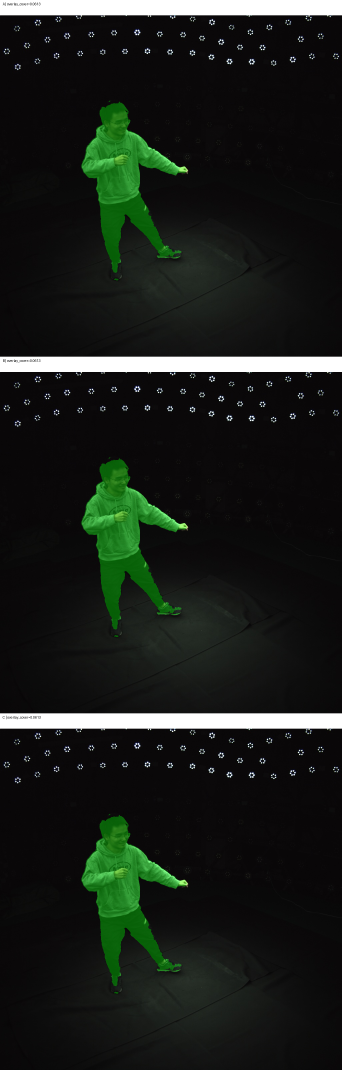
#> input picture logs/modal_phase4/compare_pack/compare_overlay_val_e011_step004212.png, 1024 x 3210 px, given in place of weight_native.png, which was not available (shown at 1/3 size)
$ python measure_point_support.py --compare_dir ../../logs/modal_phase4/compare_pack
#> lines starting #> are read from the running program, lines starting #| are printed output that depends on the picture
### scripts/orig_vggt_stepcurve_probe/common.py
from __future__ import annotations

import hashlib
import json
import math
from pathlib import Path
from typing import Iterable

from scripts.orig_vggt_one_step_probe.common import (
    DEFAULT_GHOST_PEAK_MIN_REL,
    DEFAULT_MODAL_MAX_RETRIES,
    DEFAULT_MODAL_OUT_VOLUME,
    DEFAULT_MODAL_RETRY_SLEEP_SEC,
    DEFAULT_MODAL_SCRIPT,
    DEFAULT_REMOTE_ZJU_ROOT,
    REPO_ROOT,
    frame_tag,
    parse_on_off,
    profile_metadata,
    remote_geom_subdir,
    to_volume_path,
)
from scripts.orig_vggt_viewcount.common import (
    DEFAULT_ZJU_ROOT,
    VIEW_PROFILES,
    infer_mask_path,
    sanitize_tag,
    split_tokens,
    write_json,
    write_text,
)


DEFAULT_OUT_ROOT = REPO_ROOT / "logs" / "modal_phase5" / "orig_vggt_stepcurve_probe"
DEFAULT_REPORTS_DIR = REPO_ROOT / "logs" / "modal_phase5" / "reports"
DEFAULT_REMOTE_OUT_ROOT = "/mnt/out/logs/modal_phase5/orig_vggt_stepcurve_probe"
DEFAULT_TRAIN_PROFILES = ["12src_nested", "6src_hist"]
REFERENCE_PROFILE = "23cam_fullset"
DEFAULT_STEP_HORIZONS = [1, 2, 4, 8, 16]
DEFAULT_ALL_STEPS = [0, 1, 2, 4, 8, 16]
TASK_STATUS_VALUES = ["pending", "in_progress", "completed", "failed", "blocked"]

DEFAULT_SUPPORT_THRESHOLD_FLOOR = 0.15
DEFAULT_SUPPORT_PEAK_MIN_REL = 0.35
DEFAULT_SUPPORT_PEAK_SMOOTH_K = 11
DEFAULT_SUPPORT_EPS = 0.002
DEFAULT_GHOST_EPS = 0.02


# [33 lines left out: functions parse_profiles, parse_step_horizons, profile_tag, not called in this run]


def step_tag(step: int) -> str:
    return f"step{int(step):04d}"


# [21 lines left out: functions step_dirs, profile_dirs, not called in this run]


def compare_dir(out_root: Path, profile: str, step: int) -> Path:
    return step_dirs(out_root, profile, step)["compare"]


def train_dir(out_root: Path, profile: str, step: int) -> Path:
    return step_dirs(out_root, profile, step)["train"]


# [16 lines left out: functions fmt_num, ensure_parent, not called in this run]


def load_json(path: str | Path) -> dict:
    with Path(path).open("r", encoding="utf-8") as f:
        return json.load(f)


# [25 lines left out: functions load_jsonl, to_float, to_int, not called in this run]


def normalize_path(value: str | Path) -> str:
    return str(Path(value)).replace("\\", "/")


# [11 lines left out: function resolve_local_zju_path, not called in this run]


def stable_hash(payload: object) -> str:
    blob = json.dumps(payload, ensure_ascii=False, sort_keys=True, separators=(",", ":"))
    return hashlib.sha256(blob.encode("utf-8")).hexdigest()


# [47 lines left out: function build_task_specs, not called in this run]


__all__ = [
    "DEFAULT_ALL_STEPS",
    "DEFAULT_GHOST_EPS",
    "DEFAULT_GHOST_PEAK_MIN_REL",
    "DEFAULT_MODAL_MAX_RETRIES",
    "DEFAULT_MODAL_OUT_VOLUME",
    "DEFAULT_MODAL_RETRY_SLEEP_SEC",
    "DEFAULT_MODAL_SCRIPT",
    "DEFAULT_OUT_ROOT",
    "DEFAULT_REMOTE_OUT_ROOT",
    "DEFAULT_REMOTE_ZJU_ROOT",
    "DEFAULT_REPORTS_DIR",
    "DEFAULT_STEP_HORIZONS",
    "DEFAULT_SUPPORT_EPS",
    "DEFAULT_SUPPORT_PEAK_MIN_REL",
    "DEFAULT_SUPPORT_PEAK_SMOOTH_K",
    "DEFAULT_SUPPORT_THRESHOLD_FLOOR",
    "DEFAULT_TRAIN_PROFILES",
    "DEFAULT_ZJU_ROOT",
    "REFERENCE_PROFILE",
    "REPO_ROOT",
    "TASK_STATUS_VALUES",
    "build_task_specs",
    "compare_dir",
    "ensure_parent",
    "fmt_num",
    "frame_tag",
    "infer_mask_path",
    "load_json",
    "load_jsonl",
    "normalize_path",
    "parse_on_off",
    "parse_profiles",
    "parse_step_horizons",
    "profile_dirs",
    "profile_metadata",
    "profile_tag",
    "remote_geom_subdir",
    "resolve_local_zju_path",
    "sanitize_tag",
    "stable_hash",
    "step_dirs",
    "step_tag",
    "to_float",
    "to_int",
    "to_volume_path",
    "train_dir",
    "write_json",
    "write_text",
]

### scripts/orig_vggt_stepcurve_probe/measure_point_support.py
from __future__ import annotations

import argparse
import json
import sys
from pathlib import Path

import cv2
import numpy as np
from PIL import Image, ImageDraw


REPO_ROOT = Path(__file__).resolve().parents[2]
if str(REPO_ROOT) not in sys.path:
    sys.path.insert(0, str(REPO_ROOT))

from scripts.orig_vggt_stepcurve_probe.common import (  # noqa: E402
    DEFAULT_ZJU_ROOT,
    DEFAULT_SUPPORT_PEAK_MIN_REL,
    DEFAULT_SUPPORT_PEAK_SMOOTH_K,
    DEFAULT_SUPPORT_THRESHOLD_FLOOR,
    fmt_num,
    infer_mask_path,
    load_json,
    normalize_path,
    resolve_local_zju_path,
    to_float,
    write_json,
)
from tools.score_ghosting_from_cat_pred import _count_peaks, _smooth_1d  # noqa: E402


# [10 lines left out: function _normalize_mask01, not called in this run]


def _weight_support_map(compare_dir: Path) -> tuple[np.ndarray, np.ndarray]:
    path = compare_dir / "weight_native.png"
    with Image.open(str(path)).convert("RGB") as img:
#> img is the input picture: PIL image 1024x3210 RGB; mean R, G, B 25.4, 30.7, 25.1
        rgb = np.asarray(img, dtype=np.float32) / 255.0
    return rgb, rgb[:, :, 1]


# [7 lines left out: function _split_triptych_left_mask, not called in this run]


def _load_subject_mask(compare_dir: Path, local_zju_root: Path) -> tuple[np.ndarray, str]:
    report = load_json(compare_dir / "report.json")
    meta = report.get("meta", {})
    candidates: list[Path] = []
    tgt_mask_path = str(meta.get("tgt_mask_path", "")).strip()
    if tgt_mask_path:
        candidates.append(resolve_local_zju_path(tgt_mask_path, local_zju_root))
    tgt_img_path = str(meta.get("tgt_image_path", "")).strip()
    if tgt_img_path:
        local_img = resolve_local_zju_path(tgt_img_path, local_zju_root)
        guessed = infer_mask_path(local_img)
        if guessed is not None:
            candidates.append(guessed)

    for cand in candidates:
        if cand.is_file():
            with Image.open(str(cand)).convert("L") as img:
                mask = _normalize_mask01(np.asarray(img, dtype=np.float32))
            return mask, f"gt_mask:{normalize_path(cand)}"

    return _split_triptych_left_mask(compare_dir), "ghost_triplet_left_panel"


# [25 lines left out: functions _resize01, _bbox_from_binary, _draw_bbox, not called in this run]


def _load_rgb01(path: Path) -> np.ndarray:
    with Image.open(str(path)).convert("RGB") as img:
        return np.asarray(img, dtype=np.float32) / 255.0


# [16 lines left out: function _masked_error_metrics, not called in this run]


def main() -> None:
    ap = argparse.ArgumentParser("measure_point_support")
    ap.add_argument("--compare_dir", required=True)
    ap.add_argument("--local_zju_root", default=str(DEFAULT_ZJU_ROOT))
    ap.add_argument("--support_threshold_abs", default="auto")
    ap.add_argument("--support_peak_min_rel", type=float, default=float(DEFAULT_SUPPORT_PEAK_MIN_REL))
    ap.add_argument("--support_peak_smooth_k", type=int, default=int(DEFAULT_SUPPORT_PEAK_SMOOTH_K))
    ap.add_argument("--out_json", default="")
    ap.add_argument("--out_weight_overlay", default="")
    ap.add_argument("--out_cat_overlay", default="")
    args = ap.parse_args()

    compare_dir = Path(args.compare_dir)
    if not compare_dir.is_absolute():
        compare_dir = (REPO_ROOT / compare_dir).resolve()
    local_zju_root = Path(args.local_zju_root)
    if not local_zju_root.is_absolute():
        local_zju_root = (REPO_ROOT / local_zju_root).resolve()

    weight_rgb, support_map01 = _weight_support_map(compare_dir)
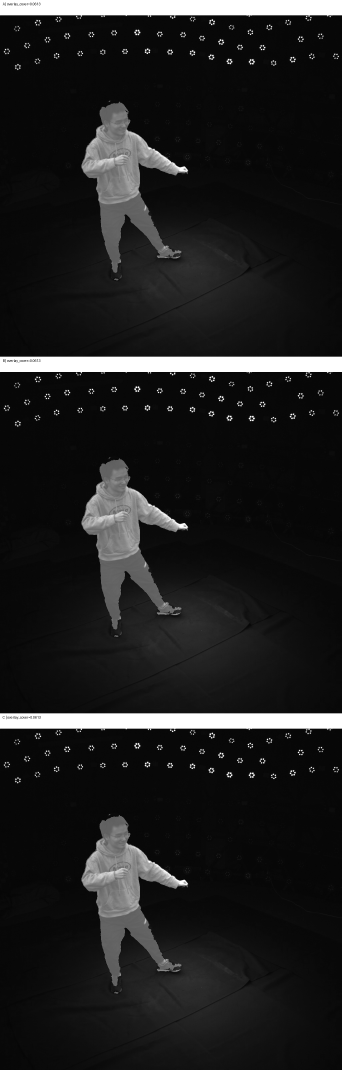
#> support_map01: shape (3210, 1024) float32 (shown at 1/3 size); min 0, max 1, mean 0.12
    subject_mask_full, mask_source = _load_subject_mask(compare_dir, local_zju_root)
    subject_mask01 = _resize01(subject_mask_full, support_map01.shape[:2])
    subject_mask_bin = (subject_mask01 > 0.5).astype(np.uint8)
    bbox_xyxy = _bbox_from_binary(subject_mask_bin)
    pred_native = _load_rgb01(compare_dir / "pred_native.png")
    tgt_native = _load_rgb01(compare_dir / "tgt_native.png")
    masked_psnr, masked_mae = _masked_error_metrics(pred_native, tgt_native, subject_mask_bin.astype(np.float32))

    threshold_raw = str(args.support_threshold_abs).strip().lower()
    if threshold_raw in {"", "auto"}:
        nz = support_map01[support_map01 > 0]
        q75 = float(np.quantile(nz, 0.75)) if nz.size > 0 else 0.0
        support_threshold_abs = max(float(DEFAULT_SUPPORT_THRESHOLD_FLOOR), q75)
    else:
        support_threshold_abs = float(args.support_threshold_abs)

    support_total_mass = float(support_map01.sum())
    subject_support_mass = float((support_map01 * subject_mask_bin).sum())
    outside_subject_support_mass = float((support_map01 * (1.0 - subject_mask_bin)).sum())

    active = (support_map01 >= float(support_threshold_abs)).astype(np.uint8)
    active_support_mass = float((support_map01 * active).sum())
    num_labels, labels, _stats, _cent = cv2.connectedComponentsWithStats(active, connectivity=8)
    component_masses: list[float] = []
    for idx in range(1, int(num_labels)):
        component_masses.append(float((support_map01 * (labels == idx)).sum()))
    component_masses = sorted(component_masses, reverse=True)
    largest_component_share = (
        float(component_masses[0] / max(active_support_mass, 1e-8)) if component_masses else 0.0
    )
    secondary_component_mass = (
        float(component_masses[1] / max(active_support_mass, 1e-8)) if len(component_masses) > 1 else 0.0
    )

    x0, y0, x1, y1 = bbox_xyxy
    bbox_mask = np.zeros_like(subject_mask_bin, dtype=np.uint8)
    bbox_mask[y0 : y1 + 1, x0 : x1 + 1] = 1
    active_roi = (active * bbox_mask).astype(np.uint8)
    profile_x = active_roi[y0 : y1 + 1, x0 : x1 + 1].sum(axis=0).astype(np.float32)
    profile_x = _smooth_1d(profile_x, k=max(1, int(args.support_peak_smooth_k)))
    support_peak_count = int(
        _count_peaks(
            profile_x,
            min_rel=float(args.support_peak_min_rel),
            min_dist=max(6, int(max(1, x1 - x0 + 1) * 0.12)),
        )
    )

    metrics = {
        "support_source": "weight_native_green_channel",
        "support_normalization_note": "relative_normalized_shape_metric",
        "mask_source_resolved": str(mask_source),
        "support_threshold_abs": float(support_threshold_abs),
        "subject_support_share": float(subject_support_mass / max(support_total_mass, 1e-8)),
        "outside_subject_support_share": float(outside_subject_support_mass / max(support_total_mass, 1e-8)),
        "largest_component_share": float(largest_component_share),
        "secondary_component_mass": float(secondary_component_mass),
        "support_peak_count": int(support_peak_count),
        "component_count": int(len(component_masses)),
        "roi_bbox_xyxy": [int(v) for v in bbox_xyxy],
        "subject_mask_coverage_ratio": float(subject_mask_bin.mean()),
        "subject_psnr": float(masked_psnr),
        "subject_l1": float(masked_mae),
        "masked_psnr": float(masked_psnr),
        "masked_mae": float(masked_mae),
        "support_total_mass": float(support_total_mass),
        "support_active_mass": float(active_support_mass),
    }

    note_lines = [
        f"pk={metrics['support_peak_count']}",
        f"lc={fmt_num(metrics['largest_component_share'], 3)}",
        f"sc={fmt_num(metrics['secondary_component_mass'], 3)}",
    ]

    weight_overlay_path = Path(args.out_weight_overlay) if str(args.out_weight_overlay).strip() else (compare_dir / "weight_native_subject_bbox.png")
    cat_overlay_path = Path(args.out_cat_overlay) if str(args.out_cat_overlay).strip() else (compare_dir / "cat_weight_pred_tgt_subject_bbox.png")
    out_json = Path(args.out_json) if str(args.out_json).strip() else (compare_dir / "point_support_metrics.json")
    if not weight_overlay_path.is_absolute():
        weight_overlay_path = (REPO_ROOT / weight_overlay_path).resolve()
    if not cat_overlay_path.is_absolute():
        cat_overlay_path = (REPO_ROOT / cat_overlay_path).resolve()
    if not out_json.is_absolute():
        out_json = (REPO_ROOT / out_json).resolve()
    weight_overlay_path.parent.mkdir(parents=True, exist_ok=True)
    cat_overlay_path.parent.mkdir(parents=True, exist_ok=True)
    out_json.parent.mkdir(parents=True, exist_ok=True)

    weight_overlay = _draw_bbox(weight_rgb, bbox_xyxy, note_lines)
    Image.fromarray(np.clip(weight_overlay * 255.0, 0.0, 255.0).astype(np.uint8), mode="RGB").save(str(weight_overlay_path))

    with Image.open(str(compare_dir / "cat_weight_pred_tgt.png")).convert("RGB") as img:
        cat = np.asarray(img, dtype=np.float32) / 255.0
    panel_w = cat.shape[1] // 3
    sx = float(panel_w) / float(max(1, support_map01.shape[1]))
    sy = float(cat.shape[0]) / float(max(1, support_map01.shape[0]))
    cat_bbox = [
        int(round(bbox_xyxy[0] * sx)),
        int(round(bbox_xyxy[1] * sy)),
        int(round(bbox_xyxy[2] * sx)),
        int(round(bbox_xyxy[3] * sy)),
    ]
    cat_overlay = cat.copy()
    cat_overlay[:, :panel_w, :] = _draw_bbox(cat[:, :panel_w, :], cat_bbox, note_lines)
    Image.fromarray(np.clip(cat_overlay * 255.0, 0.0, 255.0).astype(np.uint8), mode="RGB").save(str(cat_overlay_path))

    write_json(out_json, metrics)
    print(json.dumps({"out_json": str(out_json), "support_peak_count": int(metrics["support_peak_count"])}, ensure_ascii=False))


if __name__ == "__main__":
#> (the run stopped early here; a loop or call above may not have finished)

$ run again, on logs/modal_phase4/compare_pack/raw/C/val_e011_cat_pred_tgt_step004212.png
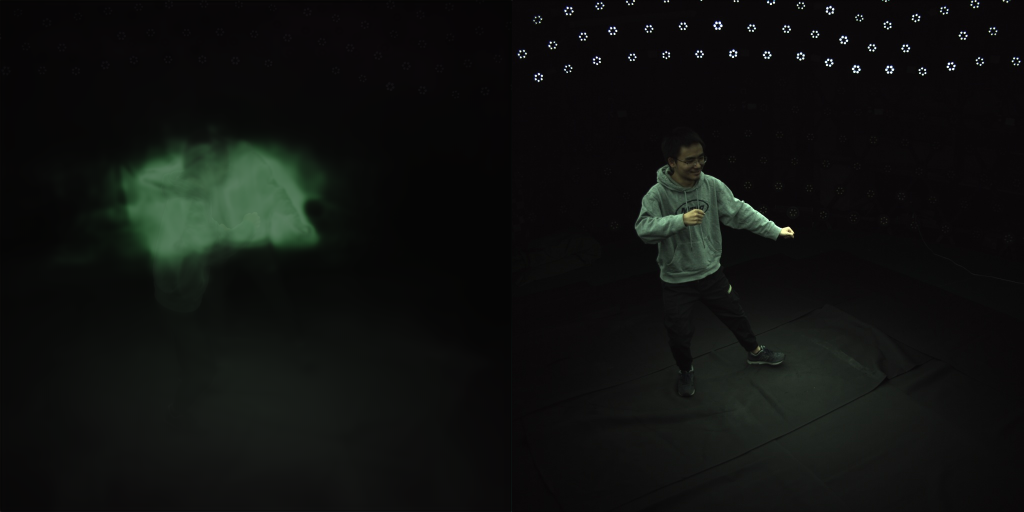
#> input picture logs/modal_phase4/compare_pack/raw/C/val_e011_cat_pred_tgt_step004212.png, 2048 x 1024 px, given in place of weight_native.png, which was not available (shown at 1/2 size)
#> in _weight_support_map, img is the input picture: PIL image 2048x1024 RGB; mean R, G, B 15.4, 17.1, 15.3
#> in main, `weight_rgb, support_map01 = _weight_support_map(compare_dir)`:
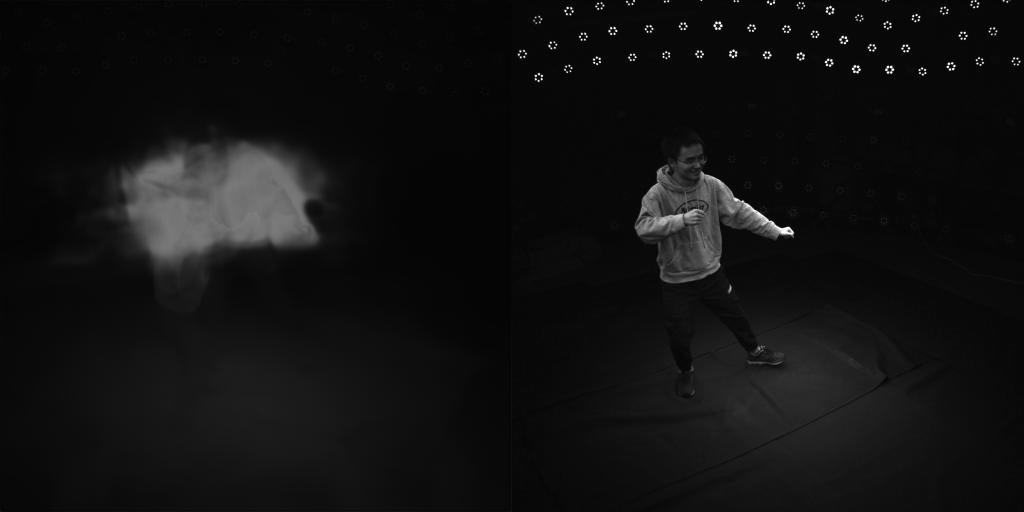
#> support_map01: shape (1024, 2048) float32 (shown at 1/2 size); min 0, max 1, mean 0.0672

$ run again, on logs/modal_phase5/run_ft/val_e011_cat_pred_tgt_step004212.png
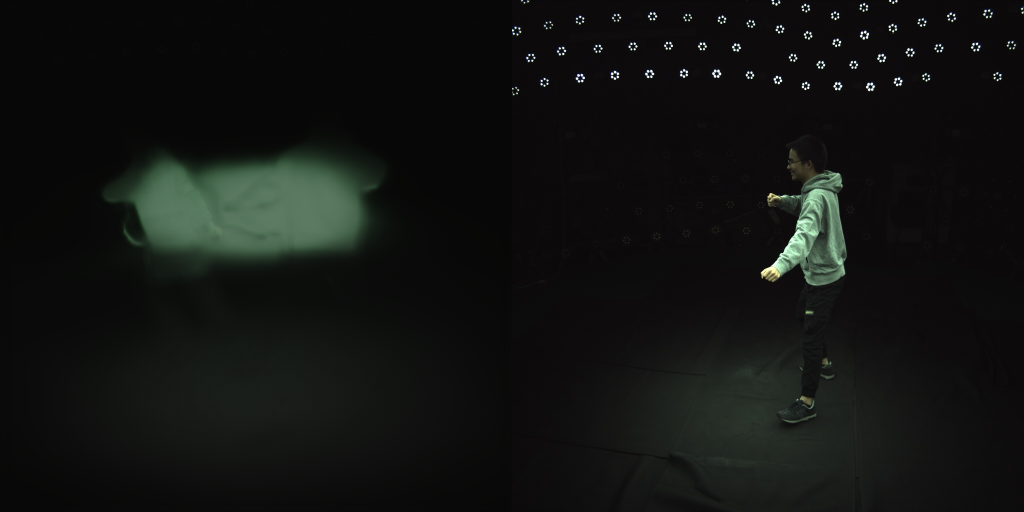
#> input picture logs/modal_phase5/run_ft/val_e011_cat_pred_tgt_step004212.png, 2048 x 1024 px, given in place of weight_native.png, which was not available (shown at 1/2 size)
#> in _weight_support_map, img is the input picture: PIL image 2048x1024 RGB; mean R, G, B 17.7, 19.4, 17.7
#> in main, `weight_rgb, support_map01 = _weight_support_map(compare_dir)`:
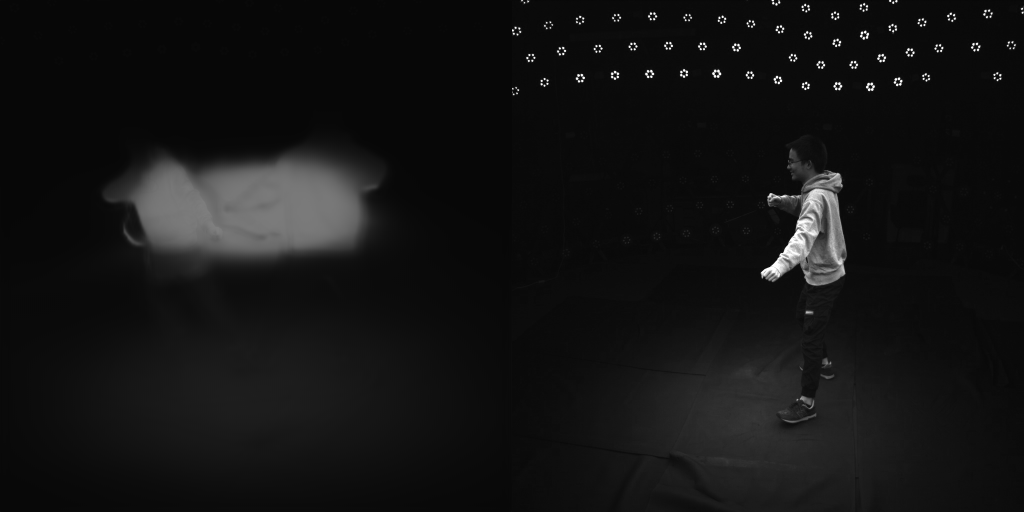
#> support_map01: shape (1024, 2048) float32 (shown at 1/2 size); min 0.0118, max 1, mean 0.0761
